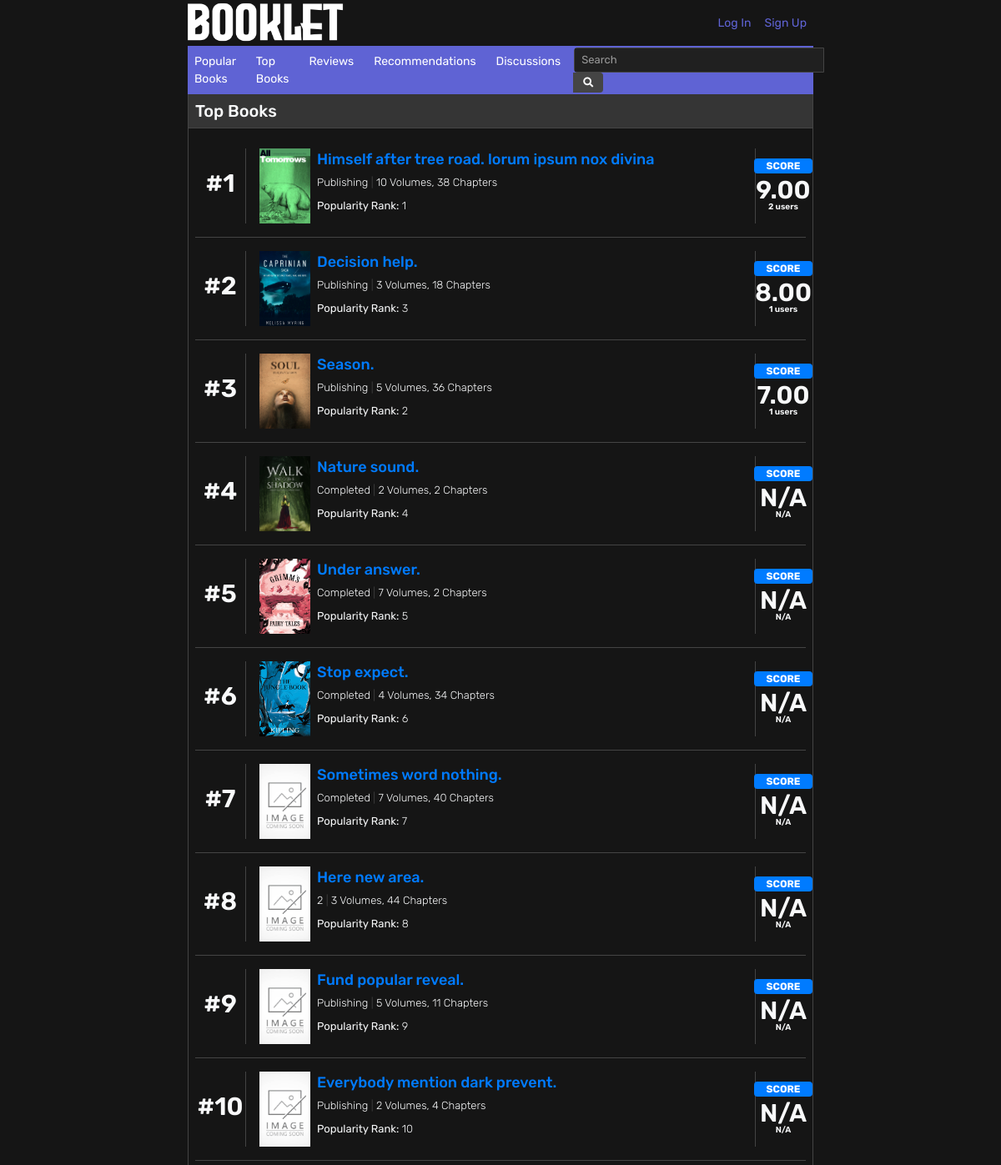
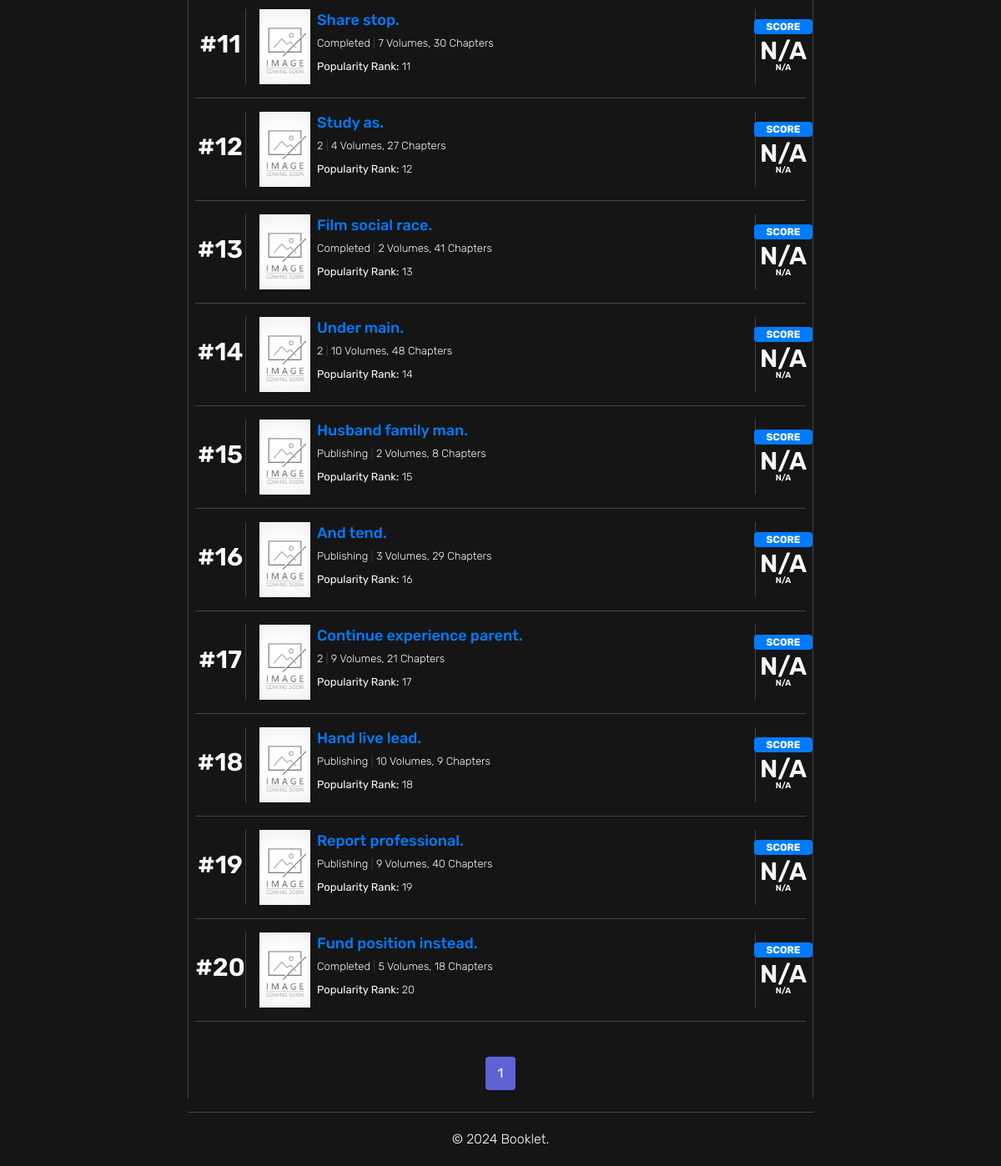
The page /top/ on the database its author committed (2 pictures, top to bottom).
### books/models.py (models this page shows, shortened)
class Book(models.Model):
    title = models.CharField(max_length=300)
    alternative_titles = models.TextField(blank=True)
    volumes = models.IntegerField(blank=True)
    chapters = models.IntegerField(blank=True)
    status = models.IntegerField(choices=BOOK_STATUS,default=1)
    synopsis = models.TextField(blank=True)
    background = models.TextField(blank=True)
    cover = models.ImageField(upload_to='books/covers/',default='default_book.jpg')
    publishing_start_date = models.DateField(blank=True,null=True)
    publishing_end_date = models.DateField(blank=True,null=True)
    created_date = models.DateTimeField(auto_now_add=True)
    modified_date = models.DateTimeField(auto_now=True)
    relationships = models.ManyToManyField('self', through='Relationship', symmetrical=False)
    genres = models.ManyToManyField('Genre')

### books/views.py (the view)
# urls.py: path("top/", views.top_books, name="top-books"),
def top_books(request):
    books = Book.objects.annotate(
        score_rank=F('book_stats__score_rank')
    ).order_by('score_rank')
    paginator = Paginator(books, 20)
    page_number = request.GET.get('page')
    page_obj = paginator.get_page(page_number)
    title = 'Top Books'
    for book in page_obj:
        book_stats = Book_Stats.objects.filter(book=book).first()
        book.score = book_stats.average_score
        book.score_rank = book_stats.score_rank
        book.users = book_stats.num_ratings
        book.popularity_rank = book_stats.popularity_rank
    return render(request, 'books/top_books.html', {'books': page_obj, 'title': title})

### books/templates/books/top_books.html (shortened to what this page needs)
{% extends "books/base.html" %}
{% block content %}
<div class="container p-0">
  <div class="pl-2 pt-2 pb-2 border-bottom border-dark" style="background-color: #353535;">
    <h5 class="m-0">Top Books</h5>
</div>
<div class="container p-2">
  {% for book in books %}
  <div class="container p-0 pt-2 pb-2 border-bottom border-dark">
    <div class="container p-0 pt-2 pb-2">
      <div class="row m-0 p-0">
        <div class="col-1 m-0 p-0 mr-3 d-flex justify-content-center align-content-center border-right border-dark">
            <p class="score text-center p-0 pt-4 mt-2">#{{book.score_rank}}</p>
        </div>
        <div class="col-1 m-0 p-0 mr-2 ">
            <img src="{{ book.cover.url }}" class="img-fluid" style="height: 90px; width:65px; object-fit: cover;" alt="{{ book.title }}">
        </div>
        <div class="col p-0 m-0">
          <a href="{% url 'book-detail' book.id%}" class="title-link p-0 m-0">
            <p class="m-0 block-content text-truncate" style="font-weight: 500; font-size: 18px;">{{ book.title }}</p>
          </a>
          <p class="m-0 pb-1 pt-1 font-weight-light card-info ">
            {{ book.get_status_display}} <span style="color: #444;">|</span>
            {{ book.volumes|default_if_none:"?" }} Volumes, {{ book.chapters|default_if_none:"?" }} Chapters
          </p>
          <p class="m-0 pb-2 pt-1 font-weight-light card-info ">
            <strong>Popularity Rank:</strong> {{ book.popularity_rank }}
          </p>
        </div>
        <div class="container col-1 p-0 m-0 d-flex justify-content-center align-content-center border-left border-dark">
          <div class="border-dark p-2" style="width: 80px;">
            <p class="m-0 badge badge-primary" style="width: 70px;">SCORE</p>
            <p class="m-0 score text-center p-0 pt-2" style="width: 70px;">
              {% if book.score == 0 %}
                N/A
              {% else %}
                {{ book.score|floatformat:2 }}
              {% endif %}
            </p>
            <p class="m-0 score p-0 text-center" style="width: 70px; font-size: 10px;">
            {% if book.users == 0 %}
              N/A
            {% else %}
              {{ book.users }} users
            {% endif %}
            </p>
          </div>
          </div>
      </div>
      </div>
  </div>
  {% endfor %}
</div>
<div class="container mt-4">
  <nav aria-label="Page navigation">
      <ul class="pagination justify-content-center">
          {% for num in books.paginator.page_range %}
          {% if books.number == num %}
          <li class="page-item active">
              <a class="page-link" href="?page={{ num }}">{{ num }}</a>
          </li>
          {% else %}
          <li class="page-item">
              <a class="page-link" href="?page={{ num }}">{{ num }}</a>
          </li>
          {% endif %}
          {% endfor %}
      </ul>
  </nav>
</div>
{% endblock content %}

### books/static/main.css (style rules this page uses)
html { height: 100%; min-height: 100%; scroll-behavior: smooth; }
body { font-family: "Rubik", sans-serif; font-optical-sizing: auto; font-weight: 400; font-style: normal; background-color: #151515; color: #f8f9fa; padding: 0 225px; height: 100%; min-height: 100%; }
p { font-weight: 300; }
.row { margin-left: -15px; margin-right: -15px; }
.border-dark { border-color: #444 !important; }
.block-content { font-size: 13px; font-weight: 300; margin-bottom: 0.35rem; }
.card-info { font-size: 13px; }
.img-fluid { width: 100%; object-position: top; }
.pagination { background-color: #151515; padding: 10px; border-radius: 5px; }
.page-item { margin: 0 5px; }
.page-item a.page-link { background-color: #252525; color: #e0e0e0; border: none; padding: 10px 15px; border-radius: 5px; transition: background-color 0.3s ease; }
.page-item.active a.page-link { background-color: #5f63d4; color: #ffffff; }
.score { font-size: 30px; line-height: 20px; font-weight: 600; }

### rows shown on the page
Book: score_rank "1", cover (picture), title "Himself after tree road. lorum ipsum nox divina", status "Publishing", volumes "10", chapters "38", popularity_rank "1", score "9.00", users "2"
Book: score_rank "2", cover (picture), title "Decision help.", status "Publishing", volumes "3", chapters "18", popularity_rank "3", score "8.00", users "1"
Book: score_rank "3", cover (picture), title "Season.", status "Publishing", volumes "5", chapters "36", popularity_rank "2", score "7.00", users "1"
Book: score_rank "4", cover (picture), title "Nature sound.", status "Completed", volumes "2", chapters "2", popularity_rank "4", shows "N/A"
Book: score_rank "5", cover (picture), title "Under answer.", status "Completed", volumes "7", chapters "2", popularity_rank "5", shows "N/A"
Book: score_rank "6", cover (picture), title "Stop expect.", status "Completed", volumes "4", chapters "34", popularity_rank "6", shows "N/A"
Book: score_rank "7", cover (placeholder picture), title "Sometimes word nothing.", status "Completed", volumes "7", chapters "40", popularity_rank "7", shows "N/A"
Book: score_rank "8", cover (placeholder picture), title "Here new area.", status "2", volumes "3", chapters "44", popularity_rank "8", shows "N/A"
Book: score_rank "9", cover (placeholder picture), title "Fund popular reveal.", status "Publishing", volumes "5", chapters "11", popularity_rank "9", shows "N/A"
Book: score_rank "10", cover (placeholder picture), title "Everybody mention dark prevent.", status "Publishing", volumes "2", chapters "4", popularity_rank "10", shows "N/A"
Book: score_rank "11", cover (placeholder picture), title "Share stop.", status "Completed", volumes "7", chapters "30", popularity_rank "11", shows "N/A"
Book: score_rank "12", cover (placeholder picture), title "Study as.", status "2", volumes "4", chapters "27", popularity_rank "12", shows "N/A"
Book: score_rank "13", cover (placeholder picture), title "Film social race.", status "Completed", volumes "2", chapters "41", popularity_rank "13", shows "N/A"
Book: score_rank "14", cover (placeholder picture), title "Under main.", status "2", volumes "10", chapters "48", popularity_rank "14", shows "N/A"
Book: score_rank "15", cover (placeholder picture), title "Husband family man.", status "Publishing", volumes "2", chapters "8", popularity_rank "15", shows "N/A"
Book: score_rank "16", cover (placeholder picture), title "And tend.", status "Publishing", volumes "3", chapters "29", popularity_rank "16", shows "N/A"
Book: score_rank "17", cover (placeholder picture), title "Continue experience parent.", status "2", volumes "9", chapters "21", popularity_rank "17", shows "N/A"
Book: score_rank "18", cover (placeholder picture), title "Hand live lead.", status "Publishing", volumes "10", chapters "9", popularity_rank "18", shows "N/A"
Book: score_rank "19", cover (placeholder picture), title "Report professional.", status "Publishing", volumes "9", chapters "40", popularity_rank "19", shows "N/A"
Book: score_rank "20", cover (placeholder picture), title "Fund position instead.", status "Completed", volumes "5", chapters "18", popularity_rank "20", shows "N/A"

### other values the page prints
{{ num }} "1"
